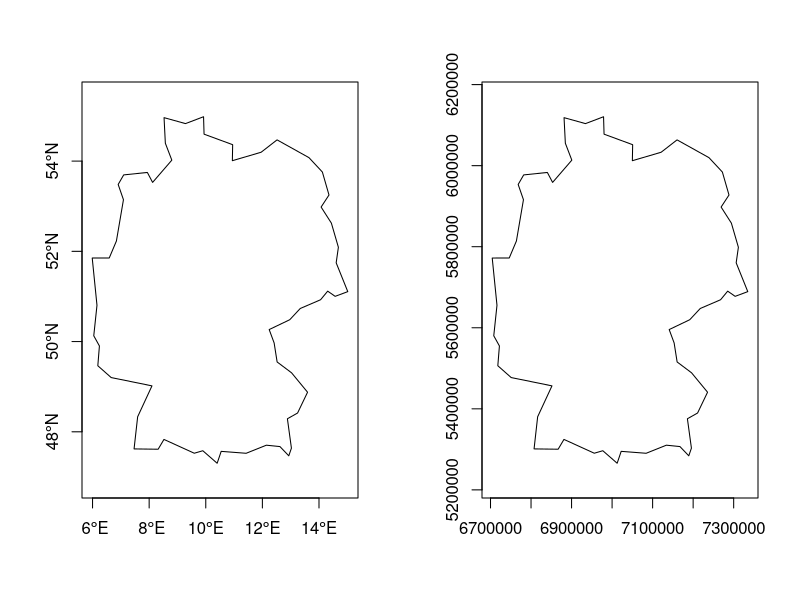

The R source for this figure:
## ---- chunk 1
library(sf)
library(rnaturalearth)
DE = st_geometry(ne_countries(country = "germany", returnclass = "sf"))
DE.eqc = st_transform(DE, "+proj=eqc +lat_ts=51.14 +lon_0=90w")
## ---- chunk 2
mean(st_bbox(DE)[c("ymin", "ymax")])
## ---- chunk 3
par(mfrow = c(1, 2))
plot(DE, axes = TRUE)
plot(DE.eqc, axes = TRUE)
## ---- chunk 4
sq = rbind(c(-89,0), c(-89,1), c(-91,1), c(-91,0), c(-89,0))
pol = st_sfc(st_polygon(list(sq)), crs = 4326)
(pol.o = st_transform(pol, "+proj=ortho +lat_0=0 +lon_0=0"))[[1]]
st_is_valid(pol.o, NA_on_exception=FALSE)
## ---- chunk 5
library(classInt)
r = rnorm(100)
classIntervals(r)
classIntervals(r)$brks
## ---- chunk 6
(ls = st_sfc(st_linestring(rbind(c(-179.5, 52), c(179.5, 52))), crs = 4326))
## ---- chunk 7
st_length(ls)
## ---- chunk 8
dateline = st_sfc(st_linestring(rbind(c(180, 51), c(180, 53))), crs = 4326)
st_intersects(ls, dateline)
## ---- chunk 9
(ls.w = st_wrap_dateline(ls))[[1]]
## ---- chunk 10
(ls.w2 = st_wrap_dateline(st_segmentize(ls, units::set_units(30, km))))[[1]]
## ---- chunk 11
st_bbox(ls.w)
## ---- chunk 12
pole = st_sfc(st_polygon(list(rbind(c(0,80), c(120,80), c(240,80), c(0,80)))), crs = 4326)
## ---- chunk 13
st_intersects(pole, st_sfc(st_point(c(0,90)), crs = 4326))
## ---- chunk 14
st_area(pole)
